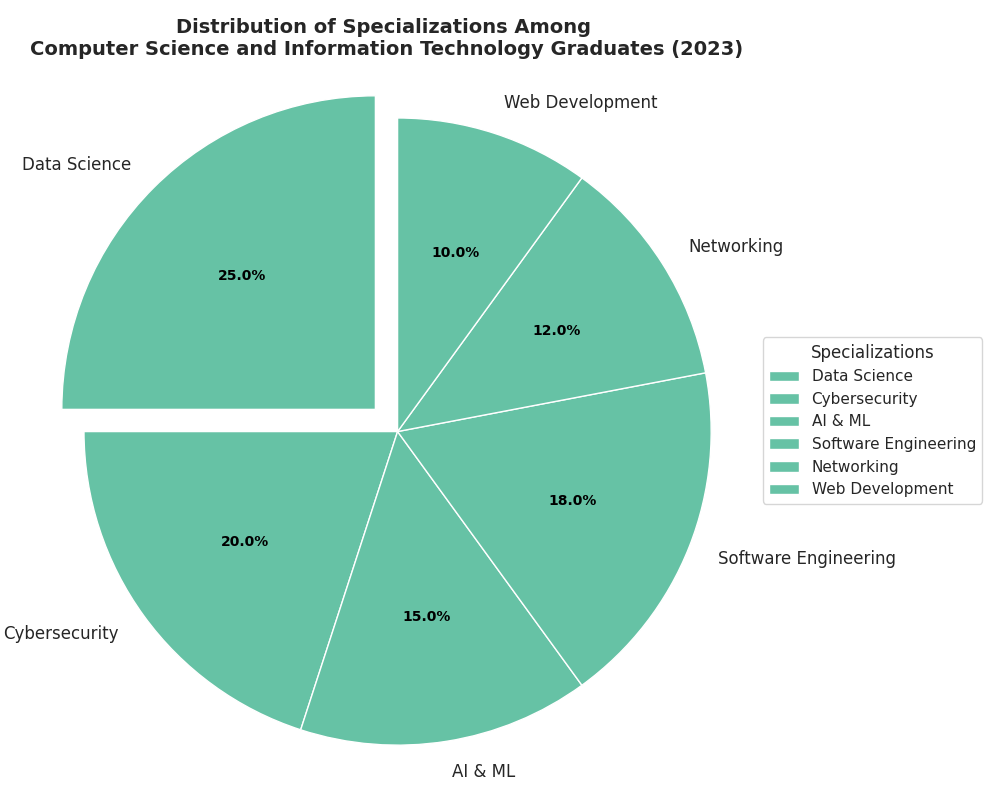

Write the Python code that produced this figure.
import matplotlib.pyplot as plt

specializations = [
    'Data Science', 
    'Cybersecurity', 
    'AI & ML', 
    'Software Engineering', 
    'Networking', 
    'Web Development'
]
percentages = [25, 20, 15, 18, 12, 10]

single_color = ['#66c2a5' for _ in range(len(specializations))]
explode = (0.1, 0, 0, 0, 0, 0)

fig, ax = plt.subplots(figsize=(10, 8))
wedges, texts, autotexts = ax.pie(
    percentages, 
    labels=specializations, 
    autopct='%1.1f%%', 
    startangle=90, 
    colors=single_color,
    explode=explode
)

plt.setp(autotexts, size=10, weight="bold", color="black")
plt.setp(texts, size=12)

plt.title(
    'Distribution of Specializations Among \n'
    'Computer Science and Information Technology Graduates (2023)',
    fontsize=14, fontweight='bold'
)

ax.axis('equal')  
ax.legend(wedges, specializations, title="Specializations", loc="center left", bbox_to_anchor=(1, 0, 0.5, 1))
plt.tight_layout()
plt.show()
